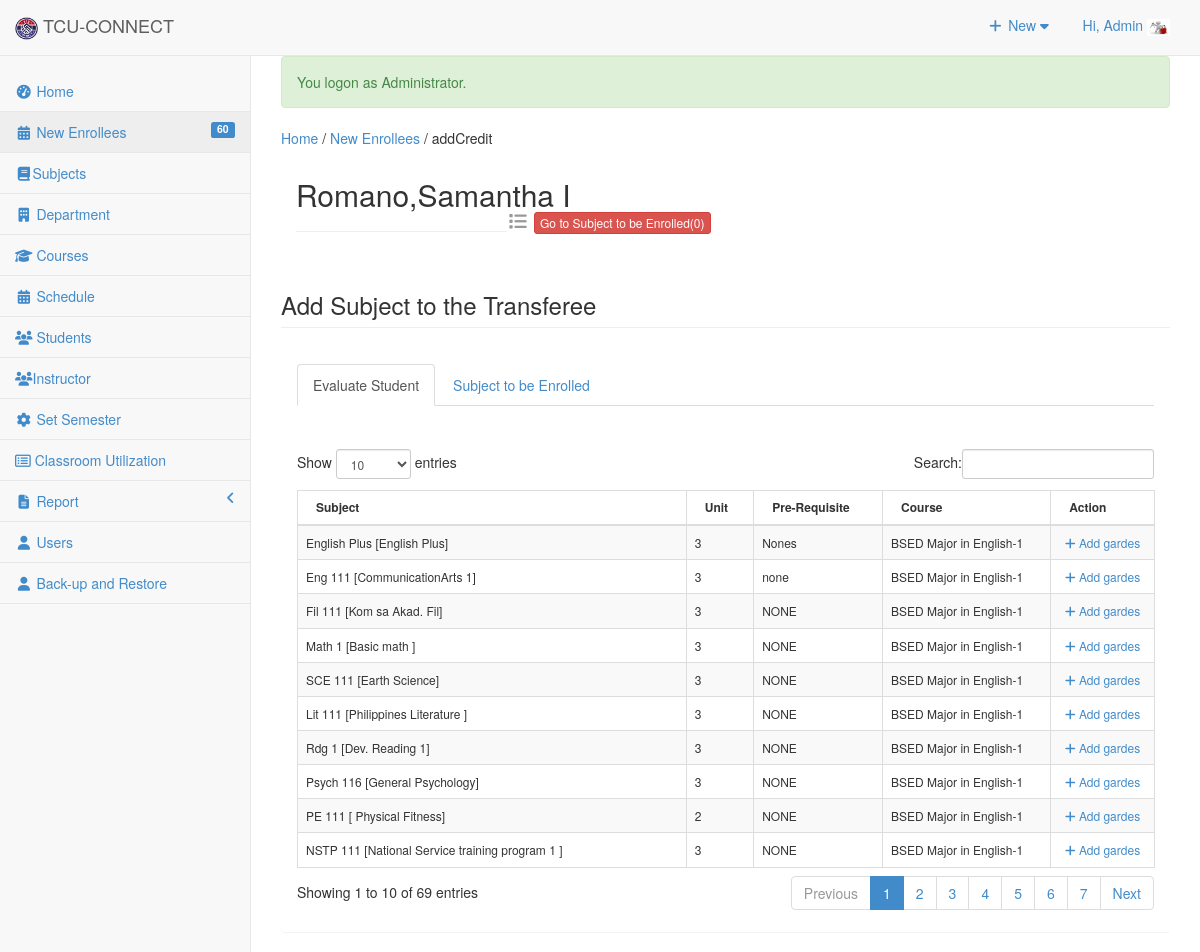
/admin/enrollees/index.php?view=addCredit&IDNO=1000000131 (signed in), run on the app's committed database.
### tables this page shows
CREATE TABLE `useraccounts` (
  `ACCOUNT_ID` int(11) NOT NULL,
  `ACCOUNT_NAME` varchar(255) NOT NULL,
  `ACCOUNT_USERNAME` varchar(255) NOT NULL,
  `ACCOUNT_PASSWORD` text NOT NULL,
  `ACCOUNT_TYPE` varchar(30) NOT NULL,
  `EMPID` int(11) NOT NULL,
  `USERIMAGE` varchar(255) NOT NULL
);

CREATE TABLE `tblstudent` (
  `S_ID` int(11) NOT NULL,
  `IDNO` int(20) NOT NULL,
  `FNAME` varchar(40) NOT NULL,
  `LNAME` varchar(40) NOT NULL,
  `MNAME` varchar(40) NOT NULL,
  `SEX` varchar(10) NOT NULL DEFAULT 'Male',
  `BDAY` date NOT NULL,
  `BPLACE` text NOT NULL,
  `STATUS` varchar(30) NOT NULL,
  `AGE` int(30) NOT NULL,
  `NATIONALITY` varchar(40) NOT NULL,
  `RELIGION` varchar(255) NOT NULL,
  `CONTACT_NO` varchar(40) NOT NULL,
  `HOME_ADD` text NOT NULL,
  `ACC_USERNAME` varchar(255) NOT NULL,
  `ACC_PASSWORD` text NOT NULL,
  `student_status` text NOT NULL,
  `YEARLEVEL` int(11) NOT NULL,
  `STUDSECTION` int(11) NOT NULL,
  `COURSE_ID` int(11) NOT NULL,
  `STUDPHOTO` varchar(255) NOT NULL,
  `SEMESTER` varchar(30) NOT NULL,
  `SYEAR` varchar(30) NOT NULL,
  `NewEnrollees` tinyint(1) NOT NULL
);

CREATE TABLE `subject` (
  `SUBJ_ID` int(11) NOT NULL,
  `SUBJ_CODE` varchar(30) NOT NULL,
  `SUBJ_DESCRIPTION` varchar(255) NOT NULL,
  `UNIT` int(2) NOT NULL,
  `PRE_REQUISITE` varchar(30) NOT NULL DEFAULT 'None',
  `COURSE_ID` int(11) NOT NULL,
  `AY` varchar(30) NOT NULL,
  `SEMESTER` varchar(20) NOT NULL,
  `PreTaken` tinyint(1) NOT NULL
);

CREATE TABLE `course` (
  `COURSE_ID` int(11) NOT NULL,
  `COURSE_NAME` varchar(30) NOT NULL,
  `COURSE_LEVEL` varchar(50) NOT NULL DEFAULT '1',
  `COURSE_MAJOR` varchar(30) NOT NULL DEFAULT 'None',
  `COURSE_DESC` varchar(255) NOT NULL,
  `DEPT_ID` int(11) NOT NULL,
  `SETSEMESTER` varchar(90) NOT NULL
);

### admin/enrollees/index.php (called while the page is built, shortened)
<?php
require_once("../../include/initialize.php");
$view = (isset($_GET['view']) && $_GET['view'] != '') ? $_GET['view'] : '';
 $title="New Enrollees";
 $header=$view;
require_once ("../theme/templates.php");
?>

### include/database.php (called while the page is built, shortened)
<?php
class Database {
	var $sql_string = '';
	public $conn;
	public function open_connection() {
		$this->conn = mysqli_connect(server,user,pass);
		if(!$this->conn){
			echo "Problem in database connection! Contact administrator!";
			exit();
		}else{
			$db_select = mysqli_select_db($this->conn,database_name);
		}
	}
	function setQuery($sql='') {
		$this->sql_string=$sql;
	}
	function executeQuery() {
		$result = mysqli_query($this->conn,$this->sql_string);
		return $result;
	}
	private function confirm_query($result) {
		return $result;
	}
	function loadResultList( $key='' ) {
		$cur = $this->executeQuery();
		$array = array();
		while ($row = mysqli_fetch_object($cur)) {
			if ($key) {
				$array[$row->$key] = $row;
			} else {
				$array[] = $row;
			}
		}
		return $array;
	}
	function loadSingleResult() {
		$cur = $this->executeQuery();
		while ($row = mysqli_fetch_object($cur)) {
		return $data = $row;
		}
	}
}
$mydb = new Database();
?>

### include/accounts.php (called while the page is built, shortened)
<?php
require_once(LIB_PATH.DS.'database.php');
class User {
	protected static  $tblname = "useraccounts";
	function single_user($id=""){
			global $mydb;
			$mydb->setQuery("SELECT * FROM ".self::$tblname."
				Where ACCOUNT_ID= '{$id}' LIMIT 1");
			$cur = $mydb->loadSingleResult();
			return $cur;
	}
}
?>

### include/students.php (called while the page is built, shortened)
<?php
require_once(LIB_PATH.DS.'database.php');
class Student {
	protected static  $tblname = "tblstudent";
	function single_student($id=""){
			global $mydb;
			$mydb->setQuery("SELECT * FROM ".self::$tblname."
				Where IDNO= '{$id}' LIMIT 1");
			$cur = $mydb->loadSingleResult();
			return $cur;
	}
}
?>

### admin/enrollees/addcreditsubject.php (the view, shortened to what this page needs)
                      <?php
  $student = New Student();
  $res = $student->single_student($_GET['IDNO']);
  $course = new Course();
  $cres = $course->single_course($res->COURSE_ID);
?>
<div class="row">
 <div class="col-lg-12">
 <div class="col-md-6">
  <h2 ><?php echo   $res->LNAME.','. $res->FNAME.' '. $res->MNAME; ?> <small> <div class="pull-right">
         <i class="fa fa-list fa-fw"> </i>
         <a href="<?php echo web_root; ?>admin/enrollees/index.php?view=enrolledsubject&IDNO=<?php echo $_GET['IDNO'] ?>"
          title="Subject to be enrolled" class="btn btn-danger btn-xs">Go to Subject to be Enrolled<?php echo  isset($cart) ? $cart : "(0)" ; ?></a>
      </div></small></h2>
       <hr/>
 </div>
</div>
</div>
 <form class="form-horizontal span6" action="controller.php?action=add" method="POST">
     <div class="row">
         <div class="col-lg-12">
            <h3 class="page-header">Add Subject to the Transferee
</h3>
          </div>
       </div>
<div class="panel">
  <div class="panel-body">
  <ul class="nav nav-tabs" id="myTab">
    <li class="active"><a href="#home" data-toggle="tab">Evaluate Student</a></li>
    <li><a href="#grades" data-toggle="tab">Subject to be Enrolled</a></li>
  </ul>
         <div class="tab-content">
            <div class="tab-pane active" id="home">
                        <div class="table-responsive" style="margin-top:5%;">
             <form action="customer/controller.php?action=delete" Method="POST">
                    <table id="dash-table1"  class="table table-striped table-bordered table-hover "  style="font-size:12px" cellspacing="0"  >
                      <thead>
                          <th >Subject</th>
                          <th >Unit</th>
                          <th >Pre-Requisite</th>
                          <th >Course</th>
                          <th >Action</th>
                      </thead>
                    <tbody>
                    <?php
              $mydb->setQuery("SELECT * FROM `subject` s, `course` c  WHERE s.COURSE_ID=c.COURSE_ID
              AND COURSE_NAME='".$cres->COURSE_NAME."'");
              $cur = $mydb->loadResultList();
            foreach ($cur as $result) {
              echo '<tr>';
              echo '<td>'. $result->SUBJ_CODE.' ['. $result->SUBJ_DESCRIPTION.']</td>';
              echo '<td>' . $result->UNIT.'</a></td>';
              echo '<td>'. $result->PRE_REQUISITE.'</td>';
              echo '<td>'. $result->COURSE_NAME.'-'.$result->COURSE_LEVEL.'</td>';
                echo '<td align="center" > <a  title="Edit" href="addgrades.php?id='.$result->SUBJ_ID.'&IDNO='.$res->IDNO.'&SEMESTER='.$result->SEMESTER.'" data-toggle="lightbox" >  <span class="fa fa-plus fw-fa"></span> Add gardes</a>
                      </td>';
              echo '</tr>';
            }
            ?>
                    </tbody>
                    </table>
                 </form>
              </div>
             </div>
          </div>
 </div>

### admin/theme/templates.php (shortened to what this page needs)
<!DOCTYPE html>
<html lang="en">
<head>
<link href="<?php echo web_root; ?>admin/css/bootstrap.min.css" rel="stylesheet">
<link href="<?php echo web_root; ?>admin/css/metisMenu.min.css" rel="stylesheet">
<link href="<?php echo web_root; ?>admin/css/timeline.css" rel="stylesheet">
<link href="<?php echo web_root; ?>admin/css/sb-admin-2.css" rel="stylesheet">
<link href="<?php echo web_root; ?>admin/css/morris.css" rel="stylesheet">
<link href="<?php echo web_root; ?>admin/font/css/font-awesome.min.css" rel="stylesheet" type="text/css">
<link href="<?php echo web_root; ?>admin/font/font-awesome.min.css" rel="stylesheet" type="text/css">
<link href="<?php echo web_root; ?>admin/css/dataTables.bootstrap.css" rel="stylesheet">
<link href="<?php echo web_root; ?>css/bootstrap-datetimepicker.min.css" rel="stylesheet" media="screen">
<link href="<?php echo web_root; ?>css/datepicker.css" rel="stylesheet" media="screen">
<link href="<?php echo web_root; ?>admin/css/costum.css" rel="stylesheet">
<link href="<?php echo web_root; ?>css/ekko-lightbox.css" rel="stylesheet">
</head>
<?php
  $sql = "SELECT count(*) as 'enrollees' FROM tblstudent WHERE NewEnrollees=1";
  $mydb->setQuery($sql);
  $enrollees = $mydb->loadSingleResult();
  ?>
<body >
   <div id="wrapper">
        <nav class="navbar navbar-default navbar-static-top  " role="navigation" style="margin-bottom: 0">
            <div class="navbar-header">
                <a class="navbar-brand"  href="<?php echo web_root; ?>admin/index.php" >
                <img src="<?php echo web_root; ?>img/logo.png" height="23">
                TCU-CONNECT</a>
            </div>
            <ul class="nav navbar-top-links navbar-right">
                 <li class="dropdown">
                    <a class="dropdown-toggle" data-toggle="dropdown" href="#">
                        <i class="fa fa-plus fa-fw"></i> New  <i class="fa fa-caret-down"></i>
                    </a>
                </li>
<?php
 $user = New User();
$singleuser = $user->single_user($_SESSION['ACCOUNT_ID']);
?>
                <li class="dropdown">
                    <a class="dropdown-toggle" data-toggle="dropdown" href="#">
                        Hi, <?php echo $_SESSION['ACCOUNT_NAME']; ?> <img title="profile image" width="23px" height="17px" src="<?php echo web_root.'admin/user/'.$singleuser ->USERIMAGE ?>">
                    </a>
                </li>
            </ul>
            <br/>
            <div class="navbar-default sidebar" role="navigation">
                <div class="sidebar-nav navbar-collapse">
                    <ul class="nav" id="side-menu">
                        <li>
                            <a href="<?php echo web_root; ?>admin/index.php"><i class="fa fa-dashboard fa-fw"></i> Home</a>
                        </li>
                         <li>
                             <a href="<?php echo web_root; ?>admin/enrollees/index.php" ><i class="fa fa-calendar fa-fw"></i>  New Enrollees
                             <label class="label pull-right label-primary"><?php echo isset($enrollees->enrollees) ? $enrollees->enrollees : 0; ?></label> </a>
                        </li>
                        <li>
                             <a href="<?php echo web_root; ?>admin/subject/index.php"><i class="fa fa-book fa-fw"></i>Subjects </a>
                        </li>
                        <li>
                             <a href="<?php echo web_root; ?>admin/department/index.php" ><i class="fa  fa-building fa-fw"></i>  Department</a>
                  </li>
                         <li>
                             <a href="<?php echo web_root; ?>admin/course/index.php" ><i class="fa  fa-graduation-cap fa-fw"></i>  Courses </a>
                        </li>
                        <li>
                             <a href="<?php echo web_root; ?>admin/schedule/index.php" ><i class="fa fa-calendar fa-fw"></i>  Schedule </a>
                        </li>
                        <li>
                             <a href="<?php echo web_root; ?>admin/student/index.php" ><i class="fa fa-group fa-fw"></i>  Students </a>
                        </li>
                        <li>
                             <a href="<?php echo web_root; ?>admin/instructor/index.php" ><i class="fa fa-group fa-fw"></i>Instructor </a>
                        </li>
                        <li>
                             <a href="<?php echo web_root; ?>admin/maintenance/index.php" ><i class="fa fa-gear fa-fw"></i>  Set Semester </a>
                        </li>
                           <li>
                                    <a href="<?php echo web_root; ?>admin/classroom/index.php?view=list">
                                    <i class="fa fa-list-alt" ></i>   Classroom Utilization</a>
                           </li>
                           <li>
                            <a href="#"><i class="fa  fa-file-text fa-fw"></i> Report <span class="fa arrow"></span></a>
                        </li>
                        <?php if ($_SESSION['ACCOUNT_TYPE']=='Administrator') {
                        ?>
                          <li>
                            <a href="<?php echo web_root; ?>admin/user/index.php" ><i class="fa fa-user fa-fw"></i> Users </a>
                        </li>
                        <li>
                            <a href="<?php echo web_root; ?>admin/back-up/index.php" ><i class="fa fa-user fa-fw"></i> Back-up and Restore </a>
                        </li>
                 <?php }  ?>
                    </ul>
                </div>
            </div>
        </nav>
  <div id="page-wrapper">
            <div class="row" >
                <div class="col-lg-12">
                    <p>
                    <?php
                    if ($title<>'Home'){
                       echo   ' <a href="'. web_root.'admin/index.php" title="Home" >Home</a>  /
                        <a href="index.php" title="'. $title.'" >'. $title.'</a>
                        '.(isset($header) ? ' / '. $header : '') .'</p>'  ;
                    } ?>
                  <?php require_once $content; ?>
                </div>
            </div>
        </div>
    </div>
</body>
</html>

### admin/css/sb-admin-2.css (style rules this page uses)
body { background-color: #f8f8f8; }
#wrapper { width: 100%; }
#page-wrapper { padding: 0 15px; min-height: 568px; background-color: #fff; }
@media (min-width:768px) { #page-wrapper { position: inherit; margin: 0 0 0 250px; padding: 0 30px; border-left: 1px solid #e7e7e7; } }
.navbar-top-links { margin-right: 0; }
.navbar-top-links li { display: inline-block; }
.navbar-top-links li:last-child { margin-right: 15px; }
.navbar-top-links li a { padding: 15px; min-height: 50px; }
.sidebar .sidebar-nav.navbar-collapse { padding-right: 0; padding-left: 0; }
.sidebar ul li { border-bottom: 1px solid #e7e7e7; }
.sidebar ul li a.active { background-color: #eee; }
.sidebar .arrow { float: right; }
.sidebar .fa.arrow:before { content: "\f104"; }
@media (min-width:768px) { .sidebar { z-index: 1; position: absolute; width: 250px; margin-top: 51px; } }

### data on the page
useraccounts: USERIMAGE (picture)
tblstudent: LNAME "Romano", FNAME "Samantha", MNAME "I"
subject: SUBJ_CODE "English Plus", SUBJ_DESCRIPTION "English Plus", UNIT "3", PRE_REQUISITE "Nones", COURSE_ID.COURSE_NAME "BSED Major in English", COURSE_ID.COURSE_LEVEL "1"
subject: SUBJ_CODE "Eng 111", SUBJ_DESCRIPTION "CommunicationArts 1", UNIT "3", PRE_REQUISITE "none", COURSE_ID.COURSE_NAME "BSED Major in English", COURSE_ID.COURSE_LEVEL "1"
subject: SUBJ_CODE "Fil 111", SUBJ_DESCRIPTION "Kom sa Akad. Fil", UNIT "3", PRE_REQUISITE "NONE", COURSE_ID.COURSE_NAME "BSED Major in English", COURSE_ID.COURSE_LEVEL "1"
subject: SUBJ_CODE "Math 1", SUBJ_DESCRIPTION "Basic math", UNIT "3", PRE_REQUISITE "NONE", COURSE_ID.COURSE_NAME "BSED Major in English", COURSE_ID.COURSE_LEVEL "1"
subject: SUBJ_CODE "SCE 111", SUBJ_DESCRIPTION "Earth Science", UNIT "3", PRE_REQUISITE "NONE", COURSE_ID.COURSE_NAME "BSED Major in English", COURSE_ID.COURSE_LEVEL "1"
subject: SUBJ_CODE "Lit 111", SUBJ_DESCRIPTION "Philippines Literature", UNIT "3", PRE_REQUISITE "NONE", COURSE_ID.COURSE_NAME "BSED Major in English", COURSE_ID.COURSE_LEVEL "1"
subject: SUBJ_CODE "Rdg 1", SUBJ_DESCRIPTION "Dev. Reading 1", UNIT "3", PRE_REQUISITE "NONE", COURSE_ID.COURSE_NAME "BSED Major in English", COURSE_ID.COURSE_LEVEL "1"
subject: SUBJ_CODE "Psych 116", SUBJ_DESCRIPTION "General Psychology", UNIT "3", PRE_REQUISITE "NONE", COURSE_ID.COURSE_NAME "BSED Major in English", COURSE_ID.COURSE_LEVEL "1"
subject: SUBJ_CODE "PE 111", SUBJ_DESCRIPTION "Physical Fitness", UNIT "2", PRE_REQUISITE "NONE", COURSE_ID.COURSE_NAME "BSED Major in English", COURSE_ID.COURSE_LEVEL "1"
subject: SUBJ_CODE "NSTP 111", SUBJ_DESCRIPTION "National Service training program 1", UNIT "3", PRE_REQUISITE "NONE", COURSE_ID.COURSE_NAME "BSED Major in English", COURSE_ID.COURSE_LEVEL "1"

### other printed values
$_SESSION['ACCOUNT_NAME'] "Admin"
$enrollees->enrollees "60"
$_SESSION['message'] "You logon as Administrator."
$title "New Enrollees"
$header "addCredit"
